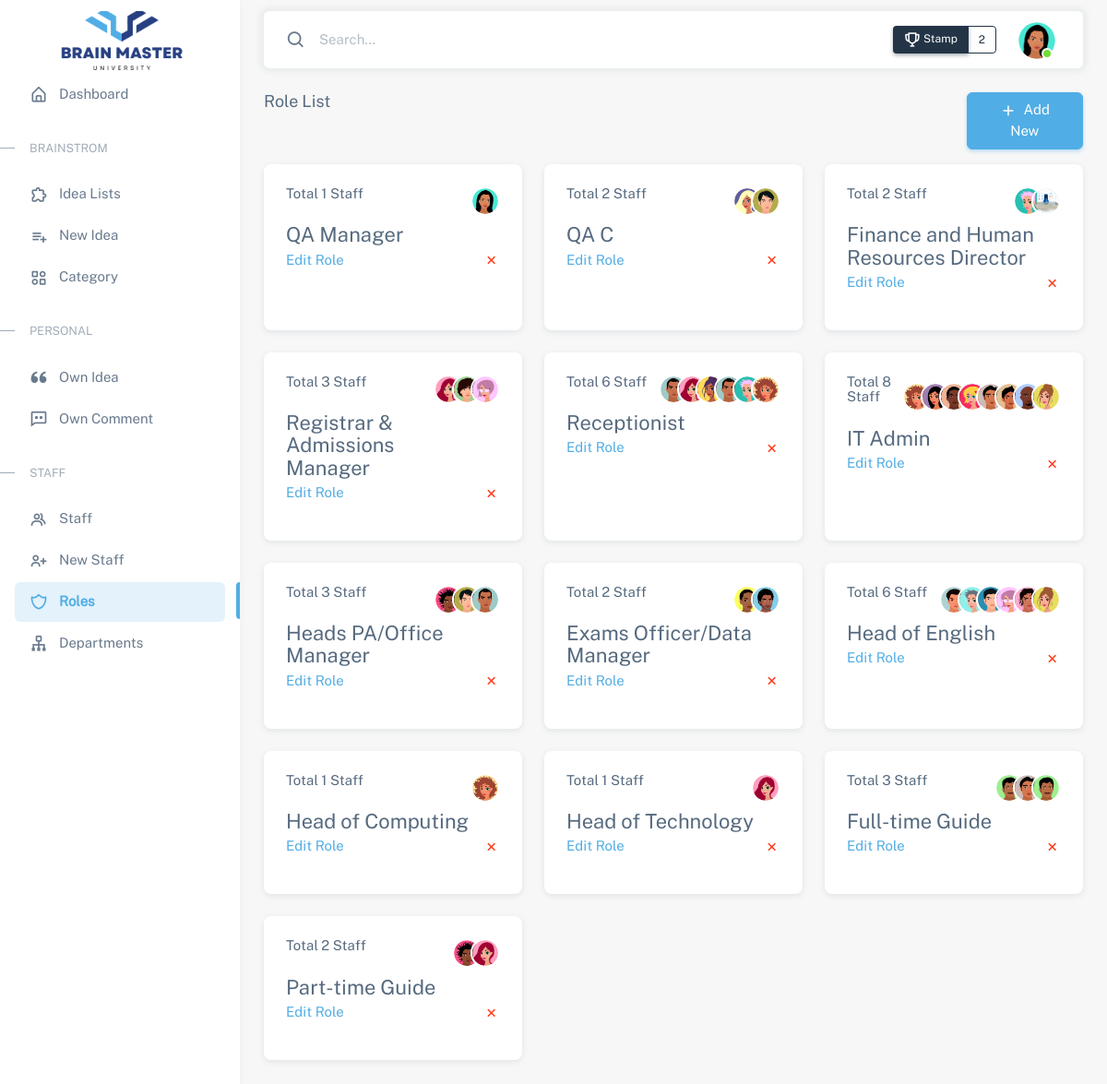
Page /role_list.php (signed in) on the earlier database version.
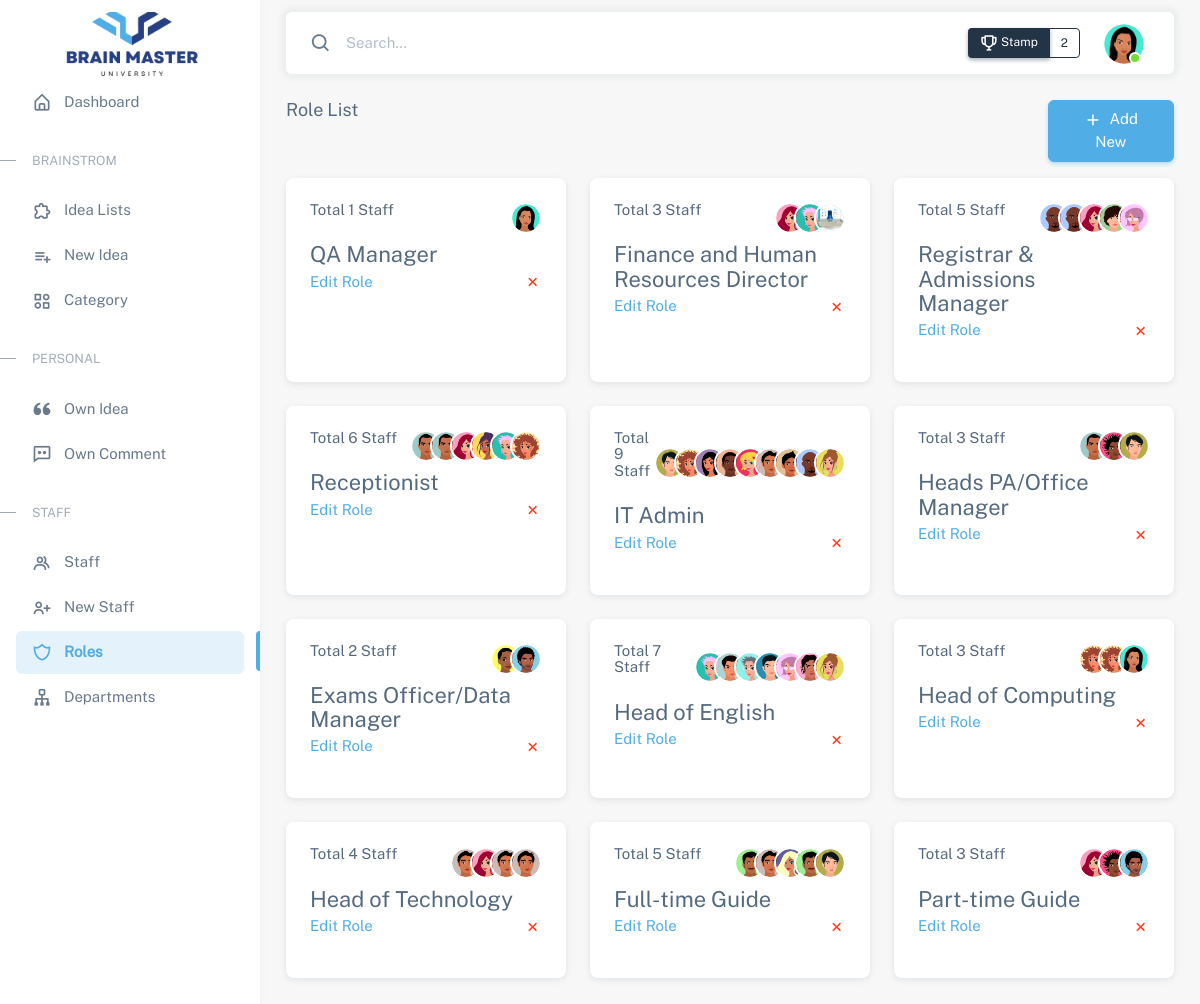
Same page on the later database version.
### tables this page shows
CREATE TABLE `positions` (
  `id` int(11) NOT NULL,
  `name` varchar(255) NOT NULL,
  `department_id` int(11) NOT NULL,
  `created_at` timestamp NOT NULL DEFAULT CURRENT_TIMESTAMP,
  `updated_at` timestamp NOT NULL DEFAULT '0000-00-00 00:00:00'
);

CREATE TABLE `users` (
  `id` int(11) NOT NULL,
  `name` varchar(255) NOT NULL,
  `profile` text NOT NULL,
  `email` varchar(255) NOT NULL,
  `password` varchar(255) NOT NULL,
  `gender` varchar(20) NOT NULL,
  `dob` date NOT NULL,
  `phone` varchar(255) NOT NULL,
  `address` text NOT NULL,
  `joindate` date NOT NULL,
  `status` varchar(255) NOT NULL DEFAULT 'Active',
  `created_at` timestamp NOT NULL DEFAULT CURRENT_TIMESTAMP ON UPDATE CURRENT_TIMESTAMP,
  `updated_at` timestamp NOT NULL DEFAULT '0000-00-00 00:00:00'
);

### role_list.php (the view, shortened to what this page needs)
<?php
	require 'header.php';
    include("confs/config.php");
    $positions_select="SELECT * from positions";
    $positions_query=mysqli_query($conn,$positions_select);
    $positions=mysqli_fetch_all($positions_query);
?>
    <div class="layout-wrapper layout-content-navbar">
        <div class="layout-container">
            <?php require 'app_sidebar.php' ?>
            <div class="layout-page">
                <?php require 'app_header.php' ?>
                <div class="container-xxl flex-grow-1 container-p-y">
                    <div class="row mb-3">
                        <div class="col-10">
                            <h5 class="d-inline-block">Role List</h5>
                        </div>
                        <div class="col-2">
                            <a href="role_add.php" class="btn btn-primary">
                                <i class='bx bx-plus me-1' ></i>  Add New
                            </a>
                        </div>
                    </div>
                    <div class="row g-4">
                        <?php
                            foreach($positions as $key => $position):
                            $id = $position[0];
                            $name = $position[1];
                            $position_user_select="SELECT
                                                users.*
                                            FROM
                                                users
                                            LEFT JOIN position_user ON users.id = position_user.user_id
                                            LEFT JOIN positions ON position_user.position_id = positions.id
                                            LEFT JOIN departments ON positions.department_id = departments.id
                                            WHERE position_user.position_id = $id
                                            ORDER BY positions.id, position_user.type DESC";
                            $position_user_query=mysqli_query($conn,$position_user_select);
                            $position_user_count=mysqli_num_rows($position_user_query);
                            $users=mysqli_fetch_all($position_user_query);
                        ?>
                        <div class="col-md-6 col-xl-4">
                            <div class="card h-100 text-white mb-3">
                                <div class="card-body">
                                    <div class="d-flex justify-content-between mb-2">
                                        <h6 class="fw-normal"> Total <?= $position_user_count; ?> Staff </h6>
                                            <ul class="list-unstyled d-flex align-items-center avatar-group mb-0">
                                                <?php
                                                    foreach($users as $user):
                                                    $userid = $user[0];
                                                    $username = $user[1];
                                                    $userprofile = $user[2];
                                                ?>
                                                <li data-bs-toggle="tooltip" data-popup="tooltip-custom" data-bs-placement="top" title="<?= $username; ?>" class="avatar avatar-sm pull-up detailBtn" data-id="<?= $userid; ?>">
                                                    <img class="rounded-circle" src="<?= $userprofile; ?>" alt="Avatar">
                                                </li>
                                            <?php endforeach; ?>
                                            </ul>
                                    </div>
                                    <div class="d-flex justify-content-between align-items-end">
                                        <div class="role-heading">
                                            <h4 class="mb-1"> <?= $name; ?> </h4>
                                            <a href="role_edit.php?id=<?= $id; ?>" class="text-decoration-none"> Edit Role</a>
                                        </div>
                                        <a href="javascript:void(0)" class="text-decoration-none text-danger removeBtn" data-id="<?= $id; ?>"> <i class='bx bx-x' ></i> </a>
                                    </div>
                                </div>
                            </div>
                        </div>
                        <?php endforeach ?>
                    </div>
                </div>
            </div>
        </div>
    </div>
<?php
	require 'footer.php';
?>

Differences in the rows shown:
removed positions: position_user_count "2", name "QA C", users (profile (picture)), users (profile (picture))
computed for positions "Finance and Human Resources Director": position_user_count "2" → "3"
added users: profile (picture), shown under positions "Finance and Human Resources Director"
computed for positions "Registrar & Admissions Manager": position_user_count "3" → "5"
added users: profile (picture), shown under positions "Registrar & Admissions Manager"
added users: profile (picture), shown under positions "Registrar & Admissions Manager"
shown differently, row unchanged: users (number 10 of 51 on the later page): moves up the list
computed for positions "IT Admin": position_user_count "8" → "9"
added users: profile (picture), shown under positions "IT Admin"
shown differently, row unchanged: users (number 25 of 51 on the later page): moves up the list
computed for positions "Head of English": position_user_count "6" → "7"
added users: profile (picture), shown under positions "Head of English"
computed for positions "Head of Computing": position_user_count "1" → "3"
added users: profile (picture), shown under positions "Head of Computing"
added users: profile (picture), shown under positions "Head of Computing"
computed for positions "Head of Technology": position_user_count "1" → "4"
added users: profile (picture), shown under positions "Head of Technology"
added users: profile (picture), shown under positions "Head of Technology"
added users: profile (picture), shown under positions "Head of Technology"
computed for positions "Full-time Guide": position_user_count "3" → "5"; gains users (profile (picture))
computed for positions "Part-time Guide": position_user_count "2" → "3"
shown differently, row unchanged: users (number 49 of 51 on the later page): moves up the list
added users: profile (picture), shown under positions "Part-time Guide"
